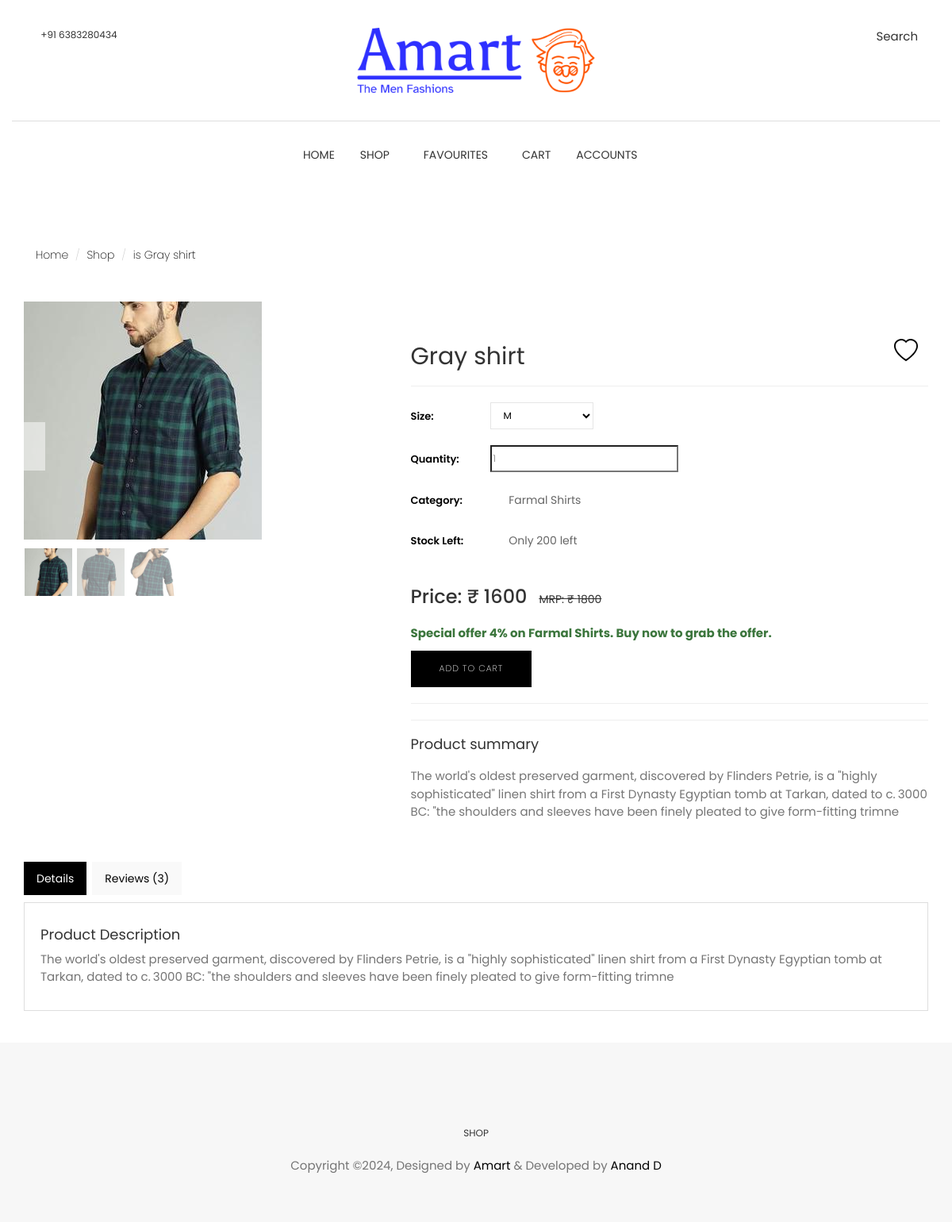
The app's page /product/gray-shirt/, older data.
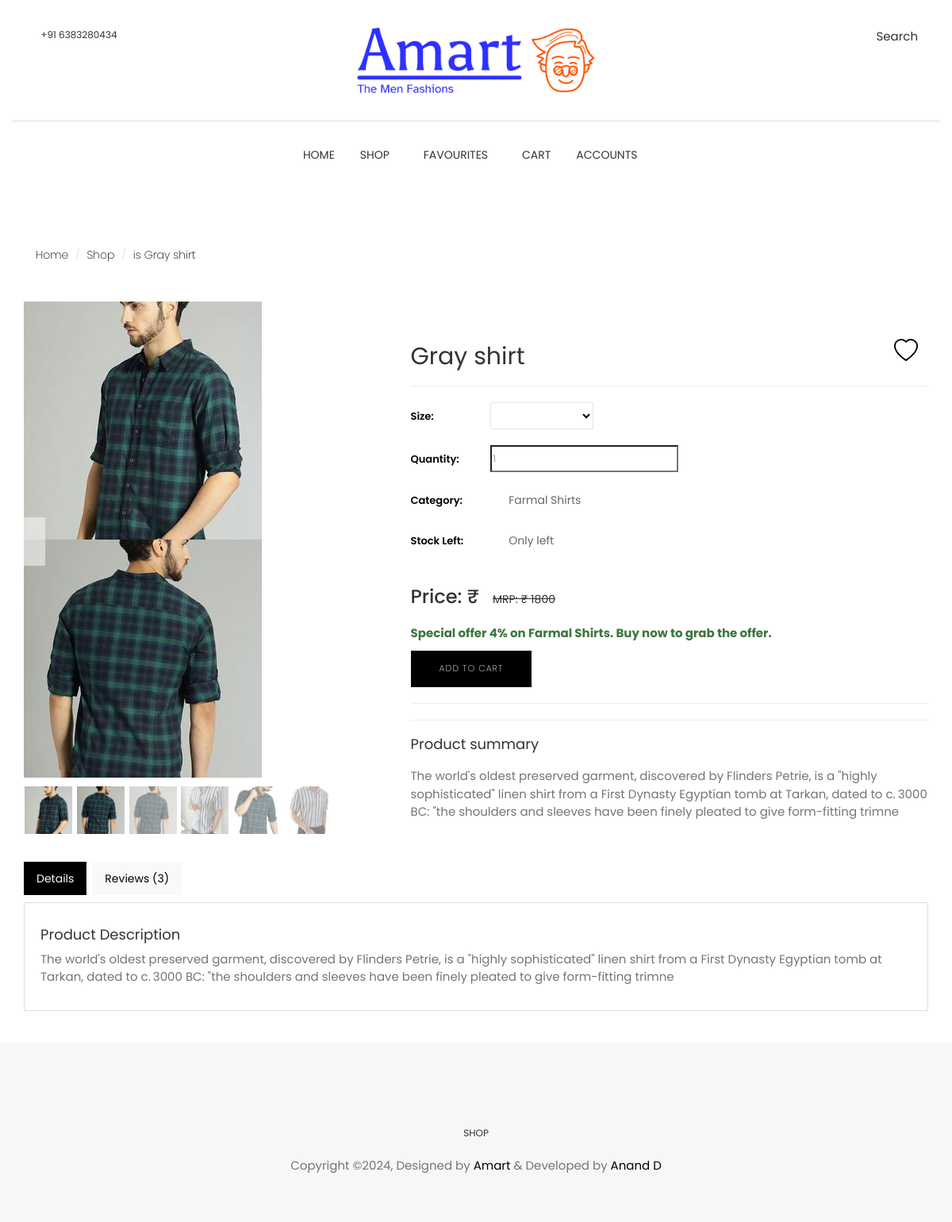
The same page, newer data.
### product/models.py (models this page shows, shortened)
class ProductImage(models.Model):
    product = models.ForeignKey(
        Product, related_name="product_images", on_delete=models.CASCADE
    )
    image = models.ImageField(upload_to="images/product_images")
    priority = models.PositiveIntegerField(null=True, blank=True)

class Inventory(models.Model):
    SIZE_CHOICES = [
        ("S", "Small"),
        ("M", "Medium"),
        ("L", "Large"),
        ("XL", "Extra Large"),
    ]
    product = models.ForeignKey(
        Product, related_name="inventory_sizes", on_delete=models.CASCADE
    )
    size = models.CharField(max_length=2, choices=SIZE_CHOICES, default="S")
    price = models.PositiveIntegerField(validators=[MinValueValidator(1)])
    stock = models.PositiveIntegerField()
    class Meta:
        verbose_name_plural = "Inventory"

### home/views.py (the view)
# urls.py: path('product/<slug>/', views.product_page, name='product_page'),
def product_page(request, slug):
    product = Product.approved_objects.get(slug=slug)
    title = product
    product_images = ProductImage.objects.filter(product=product).order_by("priority")
    inventory = Inventory.objects.filter(product=product)
    print(product)
    if FavouriteItem.objects.filter(
        customer__id=request.user.id, product=product
    ).exists():
        product.is_favourite = True
    else:
        product.is_favourite = False
    offer = 0
    if CategoryOffer.objects.filter(category=product.main_category).exists():
        category_offer = CategoryOffer.objects.get(category=product.main_category)
        offer = category_offer.discount
    context = {
        "product": product,
        "offer": offer,
        "inventory": inventory,
        "product_images": product_images,
        "title": title,
    }
    return render(request, "home/product-page.html", context)

### ecom/models.py (called while the page is built)
    def get_queryset(self):
        return super().get_queryset().filter(is_available=True)

### product/models.py (called while the page is built)
    def __str__(self):
        return self.name

    def __str__(self):
        return f"is {self.name}"

### templates/home/product-page.html (shortened to what the changed rows need)
{% extends "home/base.html" %}
{% load static %}
{% block content %}
    <section class="single-product">
        <div class="container">
            <div class="row mt-20">
                <div class="col-md-5">
                    <div class="single-product-slider">
                        <div id="carousel-custom" class="carousel slide" data-ride="carousel">
                            <div class="carousel-outer">
                                <div class="carousel-inner">
                                    {% for product_image in product_images %}
                                        {% if product_image.priority == 1 %}
                                            <div class="item active">
                                                <img src="{{ product_image.image.url }}" alt="productimage" data-zoom-image="{{ product_image.image.url }}" />
                                            </div>
                                        {% else %}
                                            <div class="item">
                                                <img src="{{ product_image.image.url }}" alt="productimage" data-zoom-image="{{ product_image.image.url }}" />
                                            </div>
                                        {% endif %}
                                    {% endfor %}
                                </div>
                            </div>
                            <ol class="carousel-indicators mCustomScrollbar meartlab">
                                {% for product_image in product_images %}
                                    {% if product_image.priority == 1 %}
                                        <li data-target="#carousel-custom" data-slide-to="{{ forloop.counter0 }}" class="active">
                                            <img src="{{ product_image.image.url }}" alt="product_image" />
                                        </li>
                                    {% else %}
                                        <li data-target="#carousel-custom" data-slide-to="{{ forloop.counter0 }}">
                                            <img src="{{ product_image.image.url }}" alt="" />
                                        </li>
                                    {% endif %}
                                {% endfor %}
                            </ol>
                        </div>
                    </div>
                </div>
                <div class="col-md-7">
                    <div class="single-product-details">
                    <form method="post" action="{% url "add_to_cart" product.id %}">
                        <h2><strong></strong><br>{{ product.name }}</h2>
                        <div class="product-size">
                            <span>Size:</span>
                            <select id="size-select" class="form-control" name="product-size">
                                {% for inventory_item in inventory %}
                                    <option value="{{ inventory_item.size }}" data-price="{{ inventory_item.price }}" data-stock="{{ inventory_item.stock }}">{{ inventory_item.size }}</option>
                                {% endfor %}
                            </select>
                        </div>
                        <div class="product-category">
                            <ul>
                                <li><a id="stock-display">Only {{ inventory.0.stock }} left</a></li>
                            </ul>
                        </div>
                        <br><br>
                        <span class="product-price">
                            <strong id="price-display" class="h3">Price: ₹ {{ inventory.0.price }}</strong>
                            <del>MRP: ₹ {{ product.mrp }}</del>
                        </span>
                        <br><br>
                        <p class="product-description mt-20">{{ product.description|linebreaksbr }}</p><br>
                    </form>
                    </div>
                </div>
            </div>
        </div>
    </section>
{% endblock content %}

Row changes from the older to the newer data that the page shows:
removed Inventory: stock "200", price "1600"
added ProductImage: image (picture)
added ProductImage: image (picture)
added ProductImage: image (picture)
Text that changed along with them:
form field product-size: "M" → (not shown)
